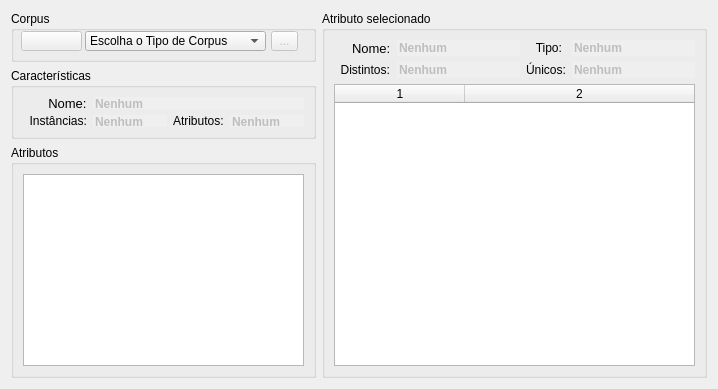
     <widget class="QWidget" name="tab_preProcess">
      <attribute name="title">
       <string>Pré-processamento</string>
      </attribute>
      <layout class="QGridLayout" name="gridLayout_5">
       <item row="0" column="1" rowspan="3">
        <widget class="QGroupBox" name="groupBox_atributoSelecionado">
         <property name="minimumSize">
          <size>
           <width>273</width>
           <height>0</height>
          </size>
         </property>
         <property name="font">
          <font>
           <pointsize>9</pointsize>
          </font>
         </property>
         <property name="title">
          <string>Atributo selecionado</string>
         </property>
         <property name="flat">
          <bool>false</bool>
         </property>
         <property name="checkable">
          <bool>false</bool>
         </property>
         <layout class="QGridLayout" name="gridLayout_4">
          <item row="0" column="0">
           <widget class="QLabel" name="label_nome">
            <property name="maximumSize">
             <size>
              <width>16777215</width>
              <height>16</height>
             </size>
            </property>
            <property name="font">
             <font>
              <pointsize>10</pointsize>
             </font>
            </property>
            <property name="text">
             <string>     Nome:</string>
            </property>
           </widget>
          </item>
          <item row="0" column="1">
           <widget class="QLineEdit" name="lineEdit_nome">
            <property name="enabled">
             <bool>false</bool>
            </property>
            <property name="maximumSize">
             <size>
              <width>16777215</width>
              <height>16</height>
             </size>
            </property>
            <property name="font">
             <font>
              <family>Arial</family>
              <weight>75</weight>
              <bold>true</bold>
              <strikeout>false</strikeout>
              <stylestrategy>PreferDefault</stylestrategy>
              <kerning>true</kerning>
             </font>
            </property>
            <property name="cursor">
             <cursorShape>ArrowCursor</cursorShape>
            </property>
            <property name="text">
             <string>Nenhum</string>
            </property>
            <property name="frame">
             <bool>false</bool>
            </property>
           </widget>
          </item>
          <item row="0" column="2">
           <widget class="QLabel" name="label_tipo">
            <property name="maximumSize">
             <size>
              <width>16777215</width>
              <height>16</height>
             </size>
            </property>
            <property name="font">
             <font>
              <pointsize>9</pointsize>
             </font>
            </property>
            <property name="text">
             <string>   Tipo:</string>
            </property>
           </widget>
          </item>
          <item row="0" column="3">
           <widget class="QLineEdit" name="lineEdit_tipo">
            <property name="enabled">
             <bool>false</bool>
            </property>
            <property name="maximumSize">
             <size>
              <width>16777215</width>
              <height>16</height>
             </size>
            </property>
            <property name="font">
             <font>
              <family>Arial</family>
              <weight>75</weight>
              <bold>true</bold>
              <strikeout>false</strikeout>
              <stylestrategy>PreferDefault</stylestrategy>
              <kerning>true</kerning>
             </font>
            </property>
            <property name="cursor">
             <cursorShape>ArrowCursor</cursorShape>
            </property>
            <property name="text">
             <string>Nenhum</string>
            </property>
            <property name="frame">
             <bool>false</bool>
            </property>
           </widget>
          </item>
          <item row="1" column="0">
           <widget class="QLabel" name="label_distintos">
            <property name="maximumSize">
             <size>
              <width>16777215</width>
              <height>16</height>
             </size>
            </property>
            <property name="font">
             <font>
              <pointsize>9</pointsize>
             </font>
            </property>
            <property name="text">
             <string>  Distintos:</string>
            </property>
           </widget>
          </item>
          <item row="1" column="1">
           <widget class="QLineEdit" name="lineEdit_distintos">
            <property name="enabled">
             <bool>false</bool>
            </property>
            <property name="maximumSize">
             <size>
              <width>16777215</width>
              <height>16</height>
             </size>
            </property>
            <property name="font">
             <font>
              <family>Arial</family>
              <weight>75</weight>
              <bold>true</bold>
             </font>
            </property>
            <property name="cursor">
             <cursorShape>ArrowCursor</cursorShape>
            </property>
            <property name="text">
             <string>Nenhum</string>
            </property>
            <property name="frame">
             <bool>false</bool>
            </property>
           </widget>
          </item>
          <item row="1" column="2">
           <widget class="QLabel" name="label_unicos">
            <property name="text">
             <string>Únicos:</string>
            </property>
           </widget>
          </item>
          <item row="1" column="3">
           <widget class="QLineEdit" name="lineEdit_unicos">
            <property name="enabled">
             <bool>false</bool>
            </property>
            <property name="maximumSize">
             <size>
              <width>16777215</width>
              <height>16</height>
             </size>
            </property>
            <property name="font">
             <font>
              <family>Arial</family>
              <weight>75</weight>
              <bold>true</bold>
              <strikeout>false</strikeout>
              <stylestrategy>PreferDefault</stylestrategy>
              <kerning>true</kerning>
             </font>
            </property>
            <property name="cursor">
             <cursorShape>ArrowCursor</cursorShape>
            </property>
            <property name="text">
             <string>Nenhum</string>
            </property>
            <property name="frame">
             <bool>false</bool>
            </property>
           </widget>
          </item>
          <item row="2" column="0" colspan="4">
           <widget class="QTableWidget" name="tableWidget_estatistica">
            <property name="editTriggers">
             <set>QAbstractItemView::NoEditTriggers</set>
            </property>
            <property name="tabKeyNavigation">
             <bool>false</bool>
            </property>
            <property name="alternatingRowColors">
             <bool>true</bool>
            </property>
            <property name="selectionMode">
             <enum>QAbstractItemView::SingleSelection</enum>
            </property>
            <property name="selectionBehavior">
             <enum>QAbstractItemView::SelectRows</enum>
            </property>
            <property name="showGrid">
             <bool>false</bool>
            </property>
            <property name="sortingEnabled">
             <bool>true</bool>
            </property>
            <property name="columnCount">
             <number>2</number>
            </property>
            <attribute name="horizontalHeaderCascadingSectionResizes">
             <bool>false</bool>
            </attribute>
            <attribute name="horizontalHeaderDefaultSectionSize">
             <number>130</number>
            </attribute>
            <attribute name="horizontalHeaderMinimumSectionSize">
             <number>26</number>
            </attribute>
            <attribute name="horizontalHeaderShowSortIndicator" stdset="0">
             <bool>true</bool>
            </attribute>
            <attribute name="horizontalHeaderStretchLastSection">
             <bool>true</bool>
            </attribute>
            <attribute name="verticalHeaderVisible">
             <bool>false</bool>
            </attribute>
            <attribute name="verticalHeaderDefaultSectionSize">
             <number>17</number>
            </attribute>
            <attribute name="verticalHeaderMinimumSectionSize">
             <number>17</number>
            </attribute>
            <column/>
            <column/>
           </widget>
          </item>
         </layout>
        </widget>
       </item>
       <item row="1" column="0">
        <widget class="QGroupBox" name="groupBox_relatorioGeral">
         <property name="minimumSize">
          <size>
           <width>305</width>
           <height>71</height>
          </size>
         </property>
         <property name="maximumSize">
          <size>
           <width>305</width>
           <height>71</height>
          </size>
         </property>
         <property name="font">
          <font>
           <pointsize>9</pointsize>
          </font>
         </property>
         <property name="title">
          <string>Características</string>
         </property>
         <property name="flat">
          <bool>false</bool>
         </property>
         <property name="checkable">
          <bool>false</bool>
         </property>
         <layout class="QGridLayout" name="gridLayout">
          <item row="0" column="0">
           <widget class="QLabel" name="label_relatorio">
            <property name="font">
             <font>
              <pointsize>10</pointsize>
             </font>
            </property>
            <property name="text">
             <string>       Nome:</string>
            </property>
           </widget>
          </item>
          <item row="0" column="1" colspan="3">
           <widget class="QLineEdit" name="lineEdit_relatorio">
            <property name="enabled">
             <bool>false</bool>
            </property>
            <property name="font">
             <font>
              <family>Arial</family>
              <weight>75</weight>
              <bold>true</bold>
             </font>
            </property>
            <property name="cursor">
             <cursorShape>ArrowCursor</cursorShape>
            </property>
            <property name="text">
             <string>Nenhum</string>
            </property>
            <property name="frame">
             <bool>false</bool>
            </property>
           </widget>
          </item>
          <item row="1" column="0">
           <widget class="QLabel" name="label_instancias">
            <property name="font">
             <font>
              <pointsize>9</pointsize>
             </font>
            </property>
            <property name="text">
             <string>  Instâncias:</string>
            </property>
           </widget>
          </item>
          <item row="1" column="1">
           <widget class="QLineEdit" name="lineEdit_instancias">
            <property name="enabled">
             <bool>false</bool>
            </property>
            <property name="font">
             <font>
              <family>Arial</family>
              <weight>75</weight>
              <bold>true</bold>
             </font>
            </property>
            <property name="cursor">
             <cursorShape>ArrowCursor</cursorShape>
            </property>
            <property name="text">
             <string>Nenhum</string>
            </property>
            <property name="frame">
             <bool>false</bool>
            </property>
           </widget>
          </item>
          <item row="1" column="2">
           <widget class="QLabel" name="label_atributos">
            <property name="font">
             <font>
              <pointsize>9</pointsize>
             </font>
            </property>
            <property name="text">
             <string>Atributos:</string>
            </property>
           </widget>
          </item>
          <item row="1" column="3">
           <widget class="QLineEdit" name="lineEdit_atributos">
            <property name="enabled">
             <bool>false</bool>
            </property>
            <property name="font">
             <font>
              <family>Arial</family>
              <weight>75</weight>
              <bold>true</bold>
             </font>
            </property>
            <property name="cursor">
             <cursorShape>ArrowCursor</cursorShape>
            </property>
            <property name="text">
             <string>Nenhum</string>
            </property>
            <property name="frame">
             <bool>false</bool>
            </property>
           </widget>
          </item>
         </layout>
        </widget>
       </item>
       <item row="2" column="0">
        <widget class="QGroupBox" name="groupBox_atributos">
         <property name="minimumSize">
          <size>
           <width>305</width>
           <height>0</height>
          </size>
         </property>
         <property name="maximumSize">
          <size>
           <width>305</width>
           <height>16777215</height>
          </size>
         </property>
         <property name="font">
          <font>
           <pointsize>9</pointsize>
          </font>
         </property>
         <property name="title">
          <string>Atributos</string>
         </property>
         <layout class="QGridLayout" name="gridLayout_3">
          <item row="0" column="0">
           <widget class="QTableWidget" name="tableWidget_atributos">
            <property name="font">
             <font>
              <pointsize>8</pointsize>
             </font>
            </property>
            <property name="layoutDirection">
             <enum>Qt::LeftToRight</enum>
            </property>
            <property name="editTriggers">
             <set>QAbstractItemView::NoEditTriggers</set>
            </property>
            <property name="tabKeyNavigation">
             <bool>false</bool>
            </property>
            <property name="alternatingRowColors">
             <bool>true</bool>
            </property>
            <property name="selectionMode">
             <enum>QAbstractItemView::SingleSelection</enum>
            </property>
            <property name="selectionBehavior">
             <enum>QAbstractItemView::SelectRows</enum>
            </property>
            <property name="showGrid">
             <bool>false</bool>
            </property>
            <property name="sortingEnabled">
             <bool>true</bool>
            </property>
            <property name="columnCount">
             <number>2</number>
            </property>
            <attribute name="horizontalHeaderVisible">
             <bool>false</bool>
            </attribute>
            <attribute name="horizontalHeaderDefaultSectionSize">
             <number>50</number>
            </attribute>
            <attribute name="horizontalHeaderStretchLastSection">
             <bool>true</bool>
            </attribute>
            <attribute name="verticalHeaderVisible">
             <bool>false</bool>
            </attribute>
            <attribute name="verticalHeaderDefaultSectionSize">
             <number>17</number>
            </attribute>
            <column/>
            <column/>
           </widget>
          </item>
         </layout>
        </widget>
       </item>
       <item row="0" column="0">
        <widget class="QGroupBox" name="groupBox_carregarCorpus">
         <property name="minimumSize">
          <size>
           <width>305</width>
           <height>51</height>
          </size>
         </property>
         <property name="maximumSize">
          <size>
           <width>305</width>
           <height>16777215</height>
          </size>
         </property>
         <property name="title">
          <string>Corpus</string>
         </property>
         <widget class="QPushButton" name="pushButton_abrir">
          <property name="enabled">
           <bool>false</bool>
          </property>
          <property name="geometry">
           <rect>
            <x>10</x>
            <y>20</y>
            <width>61</width>
            <height>20</height>
           </rect>
          </property>
          <property name="maximumSize">
           <size>
            <width>101</width>
            <height>21</height>
           </size>
          </property>
          <property name="font">
           <font>
            <italic>false</italic>
            <underline>false</underline>
            <strikeout>false</strikeout>
           </font>
          </property>
          <property name="cursor">
           <cursorShape>ArrowCursor</cursorShape>
          </property>
          <property name="layoutDirection">
           <enum>Qt::LeftToRight</enum>
          </property>
          <property name="autoFillBackground">
           <bool>false</bool>
          </property>
          <property name="text">
           <string/>
          </property>
          <property name="icon">
           <iconset>
            <normaloff>../imagens/folder_open.png</normaloff>../imagens/folder_open.png</iconset>
          </property>
          <property name="autoDefault">
           <bool>true</bool>
          </property>
          <property name="default">
           <bool>false</bool>
          </property>
          <property name="flat">
           <bool>false</bool>
          </property>
         </widget>
         <widget class="QComboBox" name="comboBox_corpus">
          <property name="geometry">
           <rect>
            <x>74</x>
            <y>20</y>
            <width>181</width>
            <height>20</height>
           </rect>
          </property>
          <property name="insertPolicy">
           <enum>QComboBox::InsertAlphabetically</enum>
          </property>
          <item>
           <property name="text">
            <string>Escolha o Tipo de Corpus</string>
           </property>
          </item>
         </widget>
         <widget class="QToolButton" name="toolButton_construtor">
          <property name="enabled">
           <bool>false</bool>
          </property>
          <property name="geometry">
           <rect>
            <x>260</x>
            <y>20</y>
            <width>27</width>
            <height>20</height>
           </rect>
          </property>
          <property name="text">
           <string>...</string>
          </property>
         </widget>
        </widget>
       </item>
      </layout>
     </widget>
